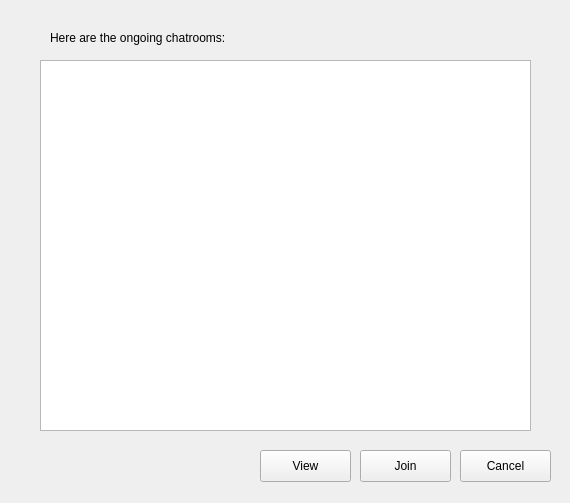
<?xml version="1.0" encoding="UTF-8"?>
<ui version="4.0">
 <class>ChatroomDiscoveryDialog</class>
 <widget class="QDialog" name="ChatroomDiscoveryDialog">
  <property name="geometry">
   <rect>
    <x>0</x>
    <y>0</y>
    <width>570</width>
    <height>503</height>
   </rect>
  </property>
  <property name="windowTitle">
   <string>ChatroomDiscoveryDialog</string>
  </property>
  <widget class="QLabel" name="introLabel">
   <property name="geometry">
    <rect>
     <x>50</x>
     <y>30</y>
     <width>451</width>
     <height>16</height>
    </rect>
   </property>
   <property name="text">
    <string>&lt;html&gt;&lt;head/&gt;&lt;body&gt;&lt;p&gt;Here are the ongoing chatrooms:&lt;/p&gt;&lt;/body&gt;&lt;/html&gt;</string>
   </property>
  </widget>
  <widget class="QTableView" name="chatroomListView">
   <property name="geometry">
    <rect>
     <x>40</x>
     <y>60</y>
     <width>491</width>
     <height>371</height>
    </rect>
   </property>
  </widget>
  <widget class="QPushButton" name="viewButton">
   <property name="geometry">
    <rect>
     <x>260</x>
     <y>450</y>
     <width>91</width>
     <height>32</height>
    </rect>
   </property>
   <property name="contextMenuPolicy">
    <enum>Qt::DefaultContextMenu</enum>
   </property>
   <property name="text">
    <string>View</string>
   </property>
   <property name="autoDefault">
    <bool>false</bool>
   </property>
  </widget>
  <widget class="QPushButton" name="joinButton">
   <property name="geometry">
    <rect>
     <x>360</x>
     <y>450</y>
     <width>91</width>
     <height>32</height>
    </rect>
   </property>
   <property name="text">
    <string>Join</string>
   </property>
   <property name="autoDefault">
    <bool>false</bool>
   </property>
  </widget>
  <widget class="QPushButton" name="cancelButton">
   <property name="geometry">
    <rect>
     <x>460</x>
     <y>450</y>
     <width>91</width>
     <height>32</height>
    </rect>
   </property>
   <property name="text">
    <string>Cancel</string>
   </property>
   <property name="autoDefault">
    <bool>false</bool>
   </property>
  </widget>
 </widget>
 <layoutdefault spacing="6" margin="11"/>
 <resources/>
 <connections/>
</ui>
